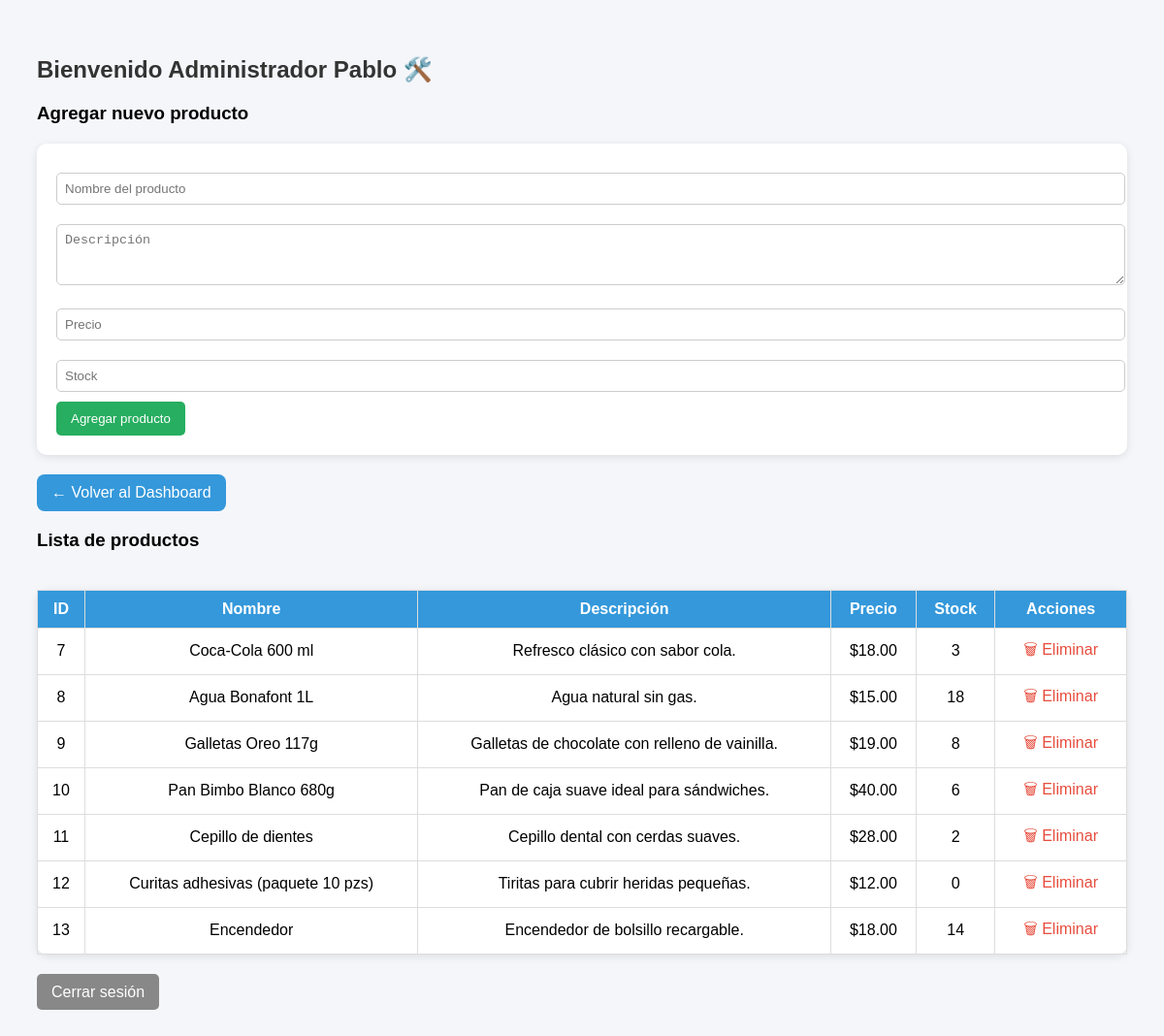
Screenshot of /administrador.php (signed in) with the database file from the repository.
### tables this page shows
CREATE TABLE `producto` (
  `id_producto` int(11) NOT NULL,
  `nombre` varchar(100) NOT NULL,
  `descripcion` text DEFAULT NULL,
  `precio` decimal(10,2) NOT NULL,
  `stock` int(11) NOT NULL
);

### administrador.php (the view, shortened to what this page needs)
<?php
include("conexion.php");
?>
<!DOCTYPE html>
<html>
<head>
</head>
<body>
    <h2>Bienvenido Administrador <?php echo $_SESSION['nombre']; ?> 🛠️</h2>
    <h3>Agregar nuevo producto</h3>
    <form method="post" action="administrador.php">
        <input type="text" name="nombre" placeholder="Nombre del producto" required>
        <textarea name="descripcion" placeholder="Descripción" rows="3" required></textarea>
        <input type="number" name="precio" placeholder="Precio" step="0.01" required>
        <input type="number" name="stock" placeholder="Stock" required>
        <input type="submit" name="agregar" value="Agregar producto">
    </form>
    <a href="admin_dashboard.php" class="boton-regresar">← Volver al Dashboard</a>
    <?php
    $result = mysqli_query($conexion, "SELECT * FROM PRODUCTO");
    echo "<h3>Lista de productos</h3>";
    echo "<table>
            <tr>
                <th>ID</th>
                <th>Nombre</th>
                <th>Descripción</th>
                <th>Precio</th>
                <th>Stock</th>
                <th>Acciones</th>
            </tr>";
    while ($row = mysqli_fetch_assoc($result)) {
        echo "<tr>
                <td>{$row['id_producto']}</td>
                <td>{$row['nombre']}</td>
                <td>{$row['descripcion']}</td>
                <td>\${$row['precio']}</td>
                <td>{$row['stock']}</td>
                <td class='acciones'>
                    <a href='administrador.php?eliminar={$row['id_producto']}'>🗑 Eliminar</a>
                </td>
                </tr>";
    }
    echo "</table>";
    ?>
    <div class="logout">
        <a href="logout.php">Cerrar sesión</a>
    </div>
</body>
</html>

### administrador.php (style rules this page uses)
body { font-family: Arial; padding: 30px; background-color: #f5f6fa; }
h2 { color: #333; }
form, table { background: white; padding: 20px; margin-top: 20px; border-radius: 10px; box-shadow: 0 2px 8px rgba(0,0,0,0.1); }
input[type="text"], input[type="number"], textarea { width: 100%; margin: 10px 0; padding: 8px; border-radius: 5px; border: 1px solid #ccc; }
input[type="submit"] { background: #27ae60; color: white; padding: 10px 15px; border: none; border-radius: 5px; cursor: pointer; }
table { width: 100%; border-collapse: collapse; margin-top: 40px; }
th, td { padding: 10px; border: 1px solid #ddd; text-align: center; }
th { background: #3498db; color: white; }
.acciones a { margin: 0 5px; text-decoration: none; color: #e74c3c; }
.logout { margin-top: 30px; }
.logout a { background-color: #888; color: white; padding: 10px 15px; border-radius: 5px; text-decoration: none; }
.boton-regresar { display: inline-block; margin-top: 20px; padding: 10px 15px; background-color: #3498db; color: white; text-decoration: none; border-radius: 8px; font-size: 16px; transition: background-color 0.3s; }

### rows the page displays
producto: id_producto "7", nombre "Coca-Cola 600 ml", descripcion "Refresco clásico con sabor cola.", precio "18.00", stock "3"
producto: id_producto "8", nombre "Agua Bonafont 1L", descripcion "Agua natural sin gas.", precio "15.00", stock "18"
producto: id_producto "9", nombre "Galletas Oreo 117g", descripcion "Galletas de chocolate con relleno de vainilla.", precio "19.00", stock "8"
producto: id_producto "10", nombre "Pan Bimbo Blanco 680g", descripcion "Pan de caja suave ideal para sándwiches.", precio "40.00", stock "6"
producto: id_producto "11", nombre "Cepillo de dientes", descripcion "Cepillo dental con cerdas suaves.", precio "28.00", stock "2"
producto: id_producto "12", nombre "Curitas adhesivas (paquete 10 pzs)", descripcion "Tiritas para cubrir heridas pequeñas.", precio "12.00", stock "0"
producto: id_producto "13", nombre "Encendedor", descripcion "Encendedor de bolsillo recargable.", precio "18.00", stock "14"

### other values shown
$_SESSION['nombre'] "Pablo"
